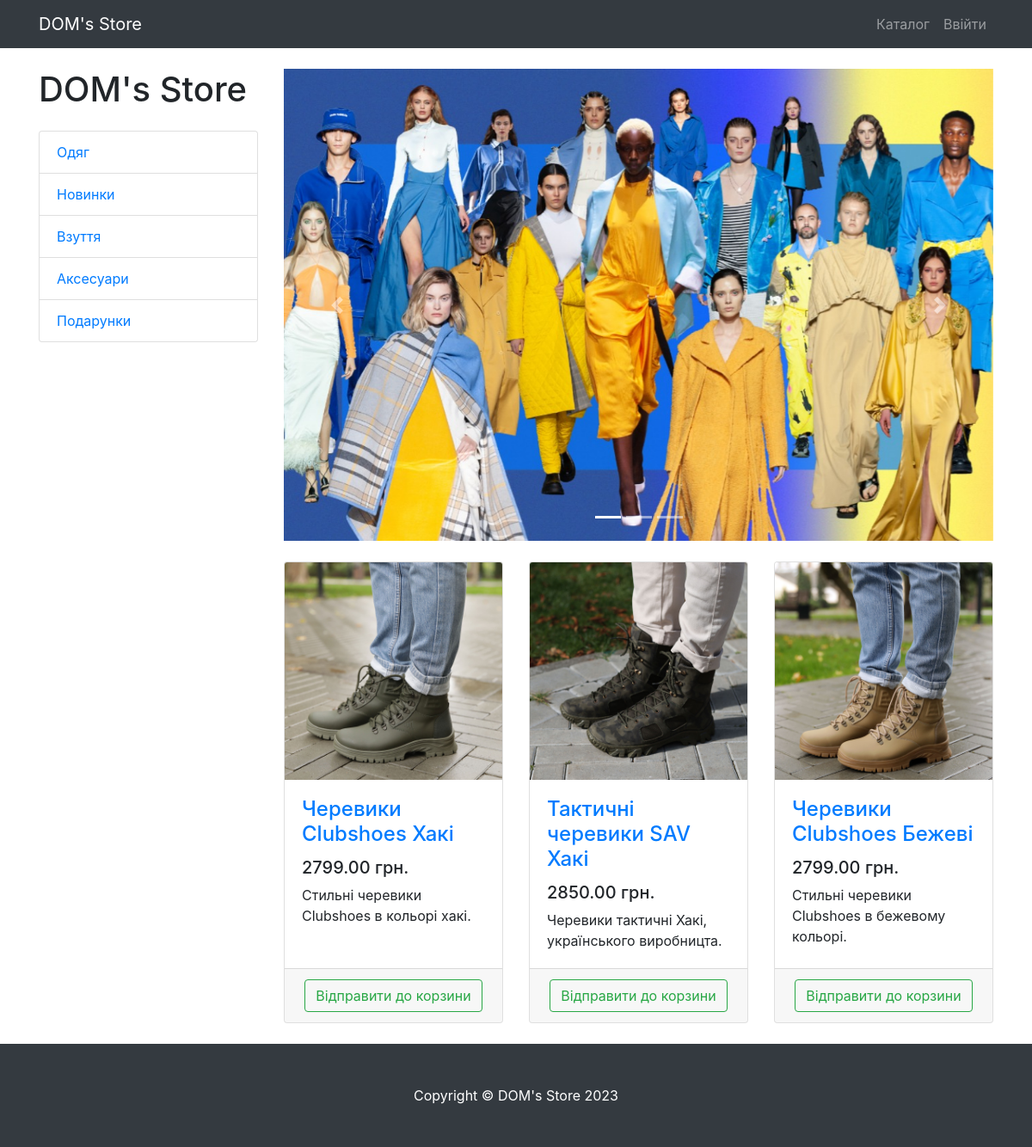
Screenshot of /products/category/3/ with the database file from the repository.
### products/models.py (models this page shows, shortened)
class ProductCategory(models.Model):
    name = models.CharField(max_length=128, unique=True)
    description = models.TextField(null=True, blank=True)
    class Meta:
        verbose_name = 'category'
        verbose_name_plural = 'categories'

class Product(models.Model):
    name = models.CharField(max_length=256)
    description = models.TextField()
    price = models.DecimalField(max_digits=6, decimal_places=2)
    quantity = models.PositiveIntegerField(default=0)
    image = models.ImageField(upload_to='products_images')
    category = models.ForeignKey(to=ProductCategory, on_delete=models.CASCADE)
    class Meta:
        verbose_name = 'product'
        verbose_name_plural = 'products'

### products/views.py (the view)
# urls.py: path('', ProductsListView.as_view(), name='index'),
class ProductsListView(TitleMixin, ListView):
    model = Product
    template_name = 'products/products.html'
    paginate_by = 3
    title = "DOM's Store - Каталог"
    def get_queryset(self):
        queryset = super(ProductsListView, self).get_queryset()
        category_pk = self.kwargs.get('category_pk')
        return queryset.filter(category_id=category_pk) if category_pk else queryset
    def get_context_data(self, *, object_list=None, **kwargs):
        context = super(ProductsListView, self).get_context_data()
        context['categories'] = ProductCategory.objects.all()
        return context

### common/views.py (called while the page is built)
    def get_context_data(self, **kwargs):
        context = super(TitleMixin, self).get_context_data(**kwargs)
        context['title'] = self.title
        return context

### products/templates/products/products.html (shortened to what this page needs)
{% extends 'products/base.html' %}
{% load static %}
{% block css %}
<link href="{% static 'vendor/css/products.css' %}" rel="stylesheet">
{% endblock %}
{% block content %}
<div class="container">
    <div class="row">
        <div class="col-lg-3">
            <h1 class="my-4">DOM's Store</h1>
            <div class="list-group">
                {% for category in categories %}
                <a href="{% url 'products:category' category.pk %}" class="list-group-item">
                    {{ category.name }}
                </a>
                {% endfor %}
            </div>
        </div>
        <div class="col-lg-9">
            <div id="carouselExampleIndicators" class="carousel slide my-4" data-ride="carousel">
                <ol class="carousel-indicators">
                    <li data-target="#carouselExampleIndicators" data-slide-to="0" class="active"></li>
                    <li data-target="#carouselExampleIndicators" data-slide-to="1"></li>
                    <li data-target="#carouselExampleIndicators" data-slide-to="2"></li>
                </ol>
                <div class="carousel-inner" role="listbox">
                    <div class="carousel-item active">
                        <img class="d-block img-fluid" src="/static/vendor/img/slides/slide_1.jpg" alt="First slide">
                    </div>
                </div>
                <a class="carousel-control-prev" href="#carouselExampleIndicators" role="button" data-slide="prev">
                    <span class="carousel-control-prev-icon" aria-hidden="true"></span>
                </a>
                <a class="carousel-control-next" href="#carouselExampleIndicators" role="button" data-slide="next">
                    <span class="carousel-control-next-icon" aria-hidden="true"></span>
                </a>
            </div>
            <div class="row">
            {% for product in object_list %}
                <div class="col-lg-4 col-md-6 mb-4">
                    <div class="card h-100">
                        <a href="#">
                            <img class="card-img-top"
                                 src='{{ product.image.url }}'
                                 alt="">
                        </a>
                        <div class="card-body">
                            <h4 class="card-title">
                                <a href="#">{{ product.name }} </a>
                            </h4>
                            <h5>{{ product.price }} грн.</h5>
                            <p class="card-text">{{ product.description }}</p>
                        </div>
                        <div class="card-footer text-center">
                            <a class="btn btn-outline-success"
                               href="{% url 'products:basket_add' product.pk %}">
                                Відправити до корзини
                            </a>
                        </div>
                    </div>
                </div>
            {% endfor %}
            </div>
        </div>
    </div>
</div>
{% endblock %}
{% block footer %}
<footer class="py-5 bg-dark">
    <div class="container">
        <p class="m-0 text-center text-white">Copyright &copy; DOM's Store 2023</p>
    </div>
</footer>
{% endblock %}

### rows the page displays
ProductCategory: name "Одяг"
ProductCategory: name "Новинки"
ProductCategory: name "Взуття"
ProductCategory: name "Аксесуари"
ProductCategory: name "Подарунки"
Product: image (picture), name "Черевики Clubshoes Хакі", price "2799.00", description "Стильні черевики Clubshoes в кольорі хакі."
Product: image (picture), name "Тактичні черевики SAV Хакі", price "2850.00", description "Черевики тактичні Хакі, українського виробницта."
Product: image (picture), name "Черевики Clubshoes Бежеві", price "2799.00", description "Стильні черевики Clubshoes в бежевому кольорі."
